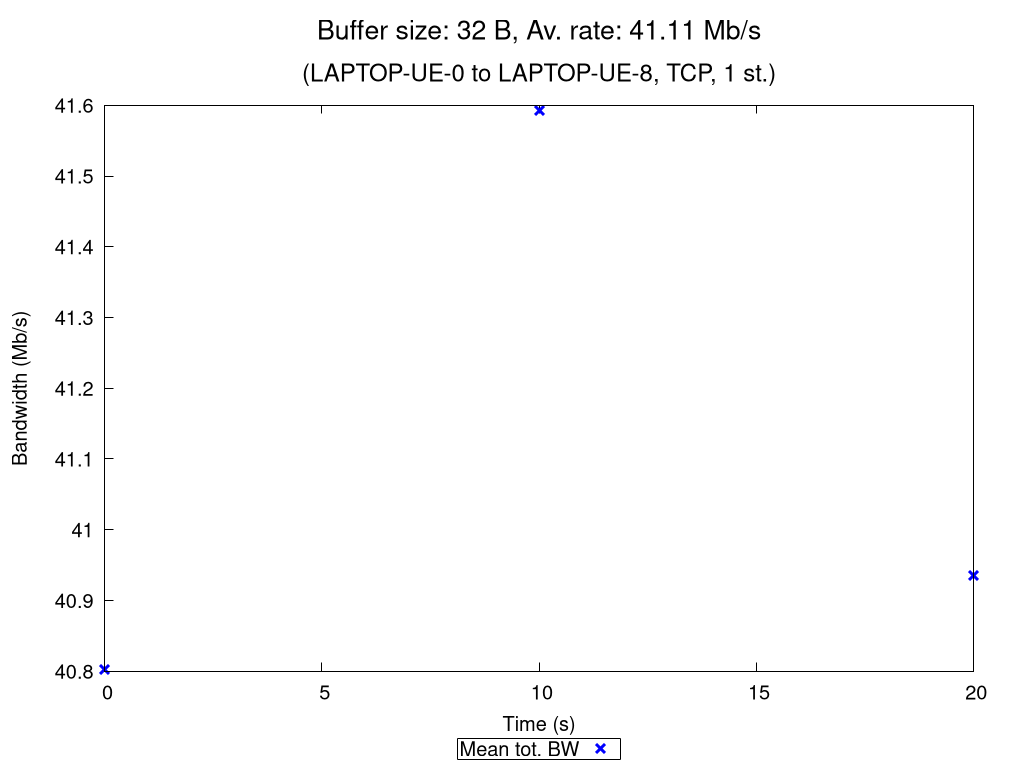

Source code (gnuplot):
set terminal pngcairo nocrop enhanced size 1024,768 font "Verdana,15"
set output "TCP_1_st_2020_11_05_12-27-25_one2two_00032B.png"

set title "{/=20 Buffer size: 32 B, Av. rate: 41.11 Mb/s}\n\n{/=18 (LAPTOP-UE-0 to LAPTOP-UE-8, TCP, 1 st.)}"

set xlabel "Time (s)"
set ylabel "Bandwidth (Mb/s)"
set ytics nomirror
set key bmargin center horizontal box samplen 1 width -1
set bmargin 4.6
set rmargin 4.5

rf = 1000000.0  # rate factor
set style fill transparent solid 0.2 noborder
set autoscale xfix
plot "TCP_1_st_2020_11_05_12-27-25_one2two_00032B_iperf_processed.dat" using 1:($2/rf-$3/rf):($2/rf+$3/rf) with filledcurves lc rgb "blue" notitle, \
     "" using 1:($2/rf) with points pt 2 ps 1.5 lw 3 lc rgb "blue" title "Mean tot. BW", \
